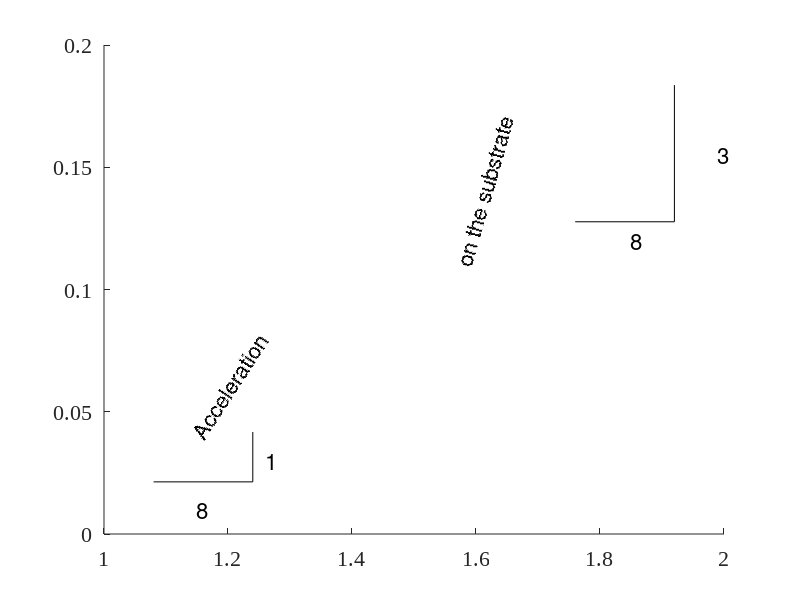

Recreate this plot in MATLAB. (Note: this script raises an error after producing the figure.)
h1 = text(0.15,0.01, 'Expansion');  % left corner

h2 = text(1.15,0.04, 'Acceleration');
set(h2, 'rotation', 57);
h3 = text(1.58,0.11, 'on the substrate');
set(h3, 'rotation', 74);

h4 = text(2.37,0.28, 'Departure');
set(h4, 'rotation',-49);
h5 = text(3.2,0.22, 'Deceleration in the air');
set(h5, 'rotation', -4);
%add numbes
h6 = text(1.15,0.01, '8');
h7 = text(1.26,0.03, '1');
h8 = text(1.85,0.12, '8');
h9 = text(1.99,0.155, '3');
% add lines
line([1.08 1.24],[0.02132 0.02132],'color','k'); %1/8 horizontal
line([1.24 1.24],[0.02132 0.04172],'color','k'); %1/8 vertical

line([1.76 1.92],[0.1277 0.1277],'color','k'); %3/8 horizontal
line([1.92 1.92],[0.1277 0.1836],'color','k'); %3/8 vertical


%Change the font
set(gca,'FontName', 'TimesNewRoman','FontSize',16)
set(findall(gcf,'type','text'),'FontSize',16)
exportfig(gcf,'Fig_force.eps','height',6,'width',8,'color', 'cmyk');